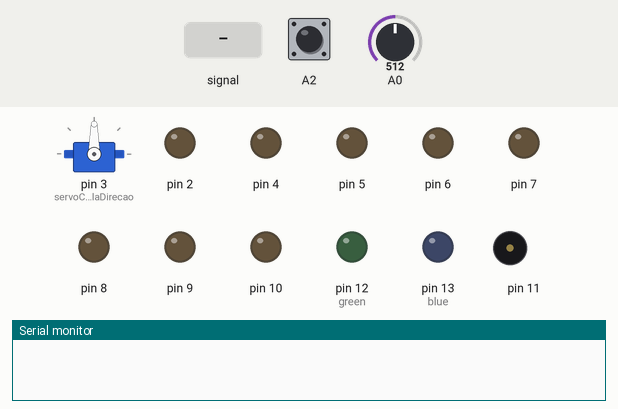
Simulated run of this sketch. Board: Arduino Uno, built with avr-gcc and run on an emulated ATmega328P. On the bench: servo, output pins drawn as LEDs (lit = HIGH), buzzer (waves = sounding), the last lines printed to the serial monitor. The inputs (shaded band) are chosen by the test bench; at power-on: A2 LOW, A0 = 512. Pins used as bus, display or sensor lines are not drawn.

Above: at 1.2 s.
1.3 s: A2 pulled HIGH for 0.15 s
At 2.1 s:
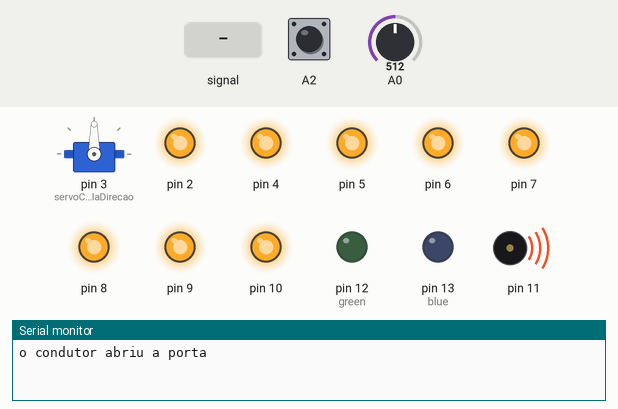
At 3.6 s:
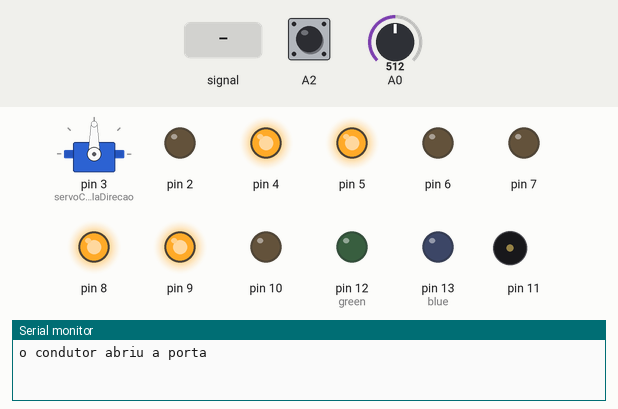
4.0 s: A0 fed a 2 Hz sine of ±306 counts around its level
At 5.4 s:
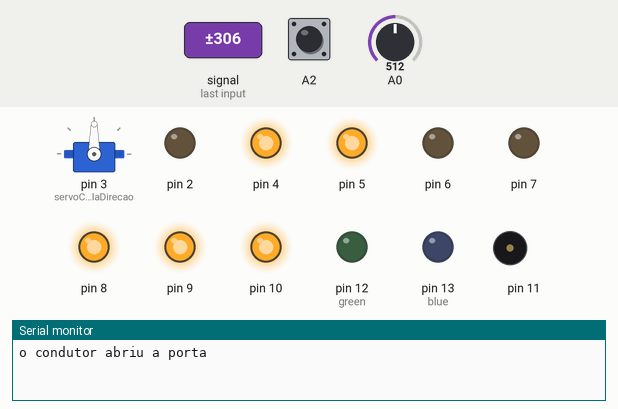
Timing chart, 0 to 7.0 s (numbered marks = the images above; inputs shaded):
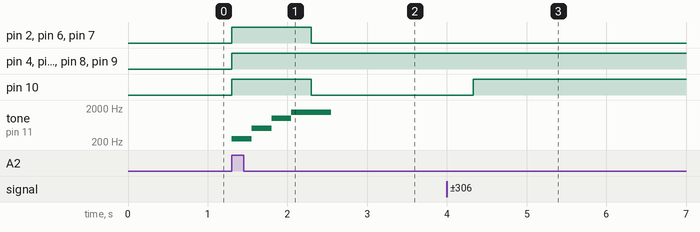

Measured:
- after the input at 1.3 s, pin 2, pin 6, pin 7, pin 10: LOW → HIGH at once, → LOW 1.0 s later; pin 4, pin 5, pin 8, pin 9: LOW → HIGH at once; tone on pin 11: plays 250 Hz for 0.25 s, 500 Hz for 0.25 s, 1000 Hz for 0.25 s, 1500 Hz for 0.50 s, starting at once
- after the input at 4.0 s, pin 10: LOW → HIGH after 0.33 s

The sketch:

AutomatosProjecto.ino
```cpp
//incluir biblioteca do servo
#include <Servo.h>

//servo para controlar a direcao
Servo servoControlaDirecao;

//pinos para os piscas de frente
#define LED_AMARELO_1 2 //pisca frente
#define LED_AMARELO_2 10 //pisca frente
#define LED_BRANCO_1 4 // pisca frente
#define LED_BRANCO_2 5 //pisca frente

//pinos para os piscas de tras
#define LED_AMARELO_3 6 //piscas atras
#define LED_AMARELO_4 7 //piscas atras
#define LED_VERMELHO_1 8 //piscas atras
#define LED_VERMELHO_2 9 //piscas atras

//Pinos para o butao e potenciometro e buzzer
#define BOTAO A2
#define BUZZER 11
#define MDC A4

//leds para a cor RGB
#define red 1
#define green 12
#define blue 13

//Variaveis globais
int estadoBotao = 0;
int valor = 0;
int bright,color;
String ler = "";

void setup() {
  Serial.begin(9600);
  pinMode(1, OUTPUT);
  pinMode(2, OUTPUT);
  servoControlaDirecao.attach(3); // le o pino do servo
  pinMode(4, OUTPUT);
  pinMode(5, OUTPUT);
  pinMode(6, OUTPUT);
  pinMode(7, OUTPUT);
  pinMode(8, OUTPUT);
  pinMode(9, OUTPUT);
  pinMode(10, OUTPUT);
  pinMode(11,OUTPUT);
  pinMode(12,OUTPUT);
  pinMode(13,OUTPUT);
  pinMode(A2, INPUT);


}
void loop() {
  condutorAbreCarro();
  automatoServo();
  automatoLDR();
  ledBranco ();
  corLed ();
  automatoMdc();
}


void condutorAbreCarro() {
  if (buttonRead() == true) {
    Serial.println("o condutor abriu a porta");
    digitalWrite(2, HIGH);
    digitalWrite(10, HIGH);
    digitalWrite(4, HIGH);
    digitalWrite(5, HIGH);
    digitalWrite(6, HIGH);
    digitalWrite(7, HIGH);
    digitalWrite(8, HIGH);
    digitalWrite(9, HIGH);
    buzzer();

  } else {
    digitalWrite(2, LOW);
    digitalWrite(10, LOW);
    digitalWrite(6, LOW);
    digitalWrite(7, LOW);
  }
}

void automatoServo() {
  int pos = 0;
  switch (Serial.read()) {
    case 'e':
      for (pos = 90; pos < 180; pos += 1) {
        servoControlaDirecao.write(pos);
        Serial.println("Esquerda");
        digitalWrite(2, HIGH);
        digitalWrite(6, HIGH);
      }
      break;
    case 'd':
      for (pos = 90; pos > 0; pos -= 1) {
        servoControlaDirecao.write(pos);
        Serial.println("Direita");
        digitalWrite(10, HIGH);
        digitalWrite(7, HIGH);
      }
      break;
    case 'f':
      servoControlaDirecao.write(90);
      Serial.println("Frente");
      break;
  }
}
void automatoLDR() {
  int estado;
  int valorLDR = analogRead(A0);
  int valor25 = 255;
  int valor50 = 512;
  int valor1023 = 1023;
  unsigned long int t, timeStamp = millis();
  int intervalo = t - timeStamp;
  switch (estado) {
    case 0:
      while (valorLDR < 255) {
        analogWrite(10, valor25);
        analogWrite(4, valor25);
        if (intervalo > 2000) {
          estado = 1;
        }
      }
      break;
    case 1:
      while (valorLDR > 255 && valorLDR < 513) {
        analogWrite(10, valor50);
        analogWrite(4, valor50);
        if (intervalo > 3000) {
          estado = 2;
        }
      }
      break;
    case 2:
      while (valorLDR > 513 && valorLDR < 1024) {
        analogWrite(10, valor1023);
        analogWrite(5, valor1023);
        if (intervalo > 4000) {
          estado = 0;
        }
      }
      break;
  }
}

void buzzer () {
  tone( 11, 250, 500);
  delay(250);
  tone( 11, 500, 500);
  delay(250);
  tone( 11, 1000, 500);
  delay(250);
  tone( 11, 1500, 500);
  delay(250);
}

void ledBranco () {
  if (Serial.available() >= 0) {
    bright = Serial.read();

    switch (bright) {
      case '0':
        analogWrite (8, 0);
        analogWrite (9, 0);
        Serial.println("Desligado");
        break;
      case '1':
        analogWrite(8, 85);
        analogWrite (9, 85);
        Serial.println("Minimos");
        break;
      case '2':
        analogWrite(8, 170);
        analogWrite (9, 170);
        Serial.println("Medios");
        break;
      case '3':
        analogWrite(8, 255);
        analogWrite(9, 255);
        Serial.println("Maximos");
        break;
    }
  }
}


void corLed() {
  switch (color) {
    case 0:
      if ( ler = "red") {
        analogWrite(red, 255);   //  Atribui o valor ao Led
        analogWrite(green, 0);
        analogWrite(blue, 0);
        break;
      }
    case 1:
      if (ler = "green") {
        analogWrite(red, 0);   //  Atribui o valor ao Led
        analogWrite(green, 255);
        analogWrite(blue, 0);
        break;
      }
    case 2:
      if (ler = "blue") {
        analogWrite(red, 0);   // Atribui o valor ao Led
        analogWrite(green, 0);
        analogWrite(blue, 255);
        break;
      }
    case 3:
      if (ler = "purple") {
        analogWrite(red, 255);   // Atribui o valor ao Led
        analogWrite(green, 0);
        analogWrite(blue, 255);
        break;
      }
    case 4:
      if (ler = "brown") {
        analogWrite(red, 255);   // Atribui o valor ao Led
        analogWrite(green, 255);
        analogWrite(blue, 0);
        break;
      }
    case 5:
      if (ler = "yellow") {
        analogWrite(red, 255);   // Atribui o valor ao Led
        analogWrite(green, 0);
        analogWrite(blue, 255);
        break;
      }
    case 6:
      if (ler = "white") {
        analogWrite(red, 255);   // Atribui o valor ao Led
        analogWrite(green, 255);
        analogWrite(blue, 255);
        break;
      }
    case 7:
      if (ler = "no color") {
        analogWrite(red, 0);   // Atribui o valor ao Led
        analogWrite(green, 0);
        analogWrite(blue, 0);
        break;
      }
    default:
      if (ler = "") {
        Serial.println("Escolha entre: red, green, blue, purple, brown, yellow, white, no color.");
      }
  }
}


void automatoMdc(){
  static const int PIN = MDC;
  int f = 1000;
  int duty = 25;
  unsigned long T = 1000000/f;
  unsigned long TH = T * duty / 100;
  unsigned long TL = T - TH;
  static const int NOPULSE = 0, PULSE = 1;
  static int state = NOPULSE ;
  static unsigned long t,timeStamp = micros();
  switch(state){
    case NOPULSE:
    t = micros();
    if((t-timeStamp)> (TL)){
      digitalWrite(PIN,HIGH);
      timeStamp = micros();
      state = PULSE;
    }
    break;
    case PULSE:
    t = micros();
    if((t-timeStamp ) > (TH)){
      digitalWrite(PIN,LOW);
      timeStamp = micros();
      state = NOPULSE;
    }
    break;
    }
  }


////FUNCOES AUXILIARES/////
boolean buttonRead() {
  estadoBotao = digitalRead(A2);
  if (estadoBotao == HIGH) {
    return true;
  } else {
    return false;
  }
  return true;
}

bool caracterSelected(char key) {
  if (Serial.available() >= 0) {
    char letra = Serial.read();
    if (letra == key) {
      return true;
    } else {
      return false;
    }
  }
  return false;
}
```
